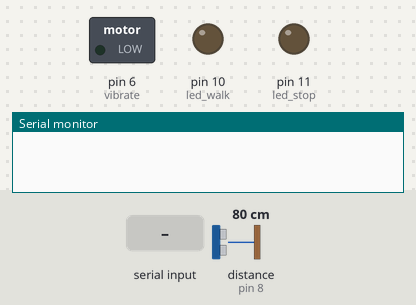
Simulated run of this sketch. Board: Arduino Uno, built with avr-gcc and run on an emulated ATmega328P. On the bench: switched loads named in the sketch (green lamp = pin HIGH), output pins drawn as LEDs (lit = HIGH), the last lines printed to the serial monitor. Wiring (inferred from the names in the program): ultrasonic range finder: trigger pin 7; echo pin 8. Inputs (shaded band) come from the test bench; at power-on: distance to the obstacle (sensor on pin 8) 80 cm. The echo pulse lasts 58.3 µs per cm; pins used as bus, display or sensor lines are not drawn.

Above: at 1.2 s.
1.3 s: "R" received over Serial
At 1.9 s:
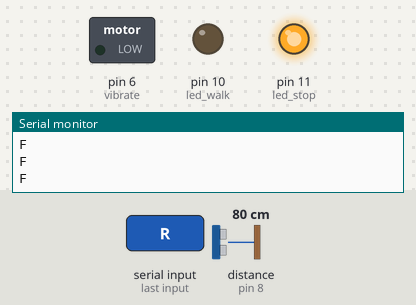
2.8 s: "G" received over Serial
At 4.2 s:
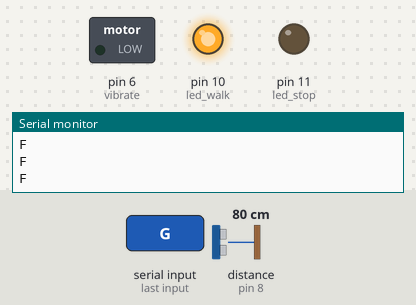
Timing chart, 0 to 5.8 s (numbered marks = the images above; inputs shaded):
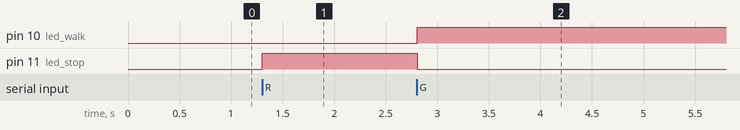

The sketch:

output.ino
```cpp
const int trigPin = 7;
const int echoPin = 8;

int vibrate = 6;
int led_walk = 10;
int led_stop = 11;

//int greenPin = 12;
//int bluePin = 13;

long duration, cm, cm2, cm3, data, lightstatus, phonestatus;

void setup() {
  Serial.begin(9600);
  pinMode(trigPin, OUTPUT);
  pinMode(echoPin, INPUT);

  pinMode(vibrate, OUTPUT);
  pinMode(led_walk, OUTPUT);
  pinMode(led_stop, OUTPUT);

//  pinMode(greenPin, OUTPUT);
//  pinMode(bluePin, OUTPUT);
}

void loop() {
//
//  digitalWrite(vibrate, HIGH);

  digitalWrite(trigPin, LOW);
  delayMicroseconds(5);
  digitalWrite(trigPin, HIGH);
  delayMicroseconds(10);
  digitalWrite(trigPin, LOW);

  duration = pulseIn(echoPin, HIGH);

  cm = (duration / 2) / 29.1;

  if (Serial.available() > 0){
    data = Serial.read();
    if (data == 'R' || data == 'G'){
    lightstatus = data;}
    if (data == 'A' || data =='I'){
    phonestatus = data;}
  }

  if (lightstatus == 'R'){
//    setColor(250,0,0);
    digitalWrite(led_stop, HIGH);
    digitalWrite(led_walk, LOW);
    if (cm <= 60 && phonestatus == 'A'){
      Serial.println('T');
      digitalWrite(vibrate, LOW);}
    else if (cm <= 60 && phonestatus == 'I'){
      digitalWrite(vibrate, HIGH);
      Serial.println('F');
    }
    else{
      Serial.println('F');

      digitalWrite(vibrate, LOW);
    }
  }


  else if (lightstatus == 'G') {
    Serial.println('F');
    digitalWrite(led_walk, HIGH);
    digitalWrite(led_stop, LOW);

      digitalWrite(vibrate, LOW);
//    setColor(0,0,0);
  }
}

//void setColor(int red, int green, int blue){
//  #ifdef COMMON_ANODE
//    red = 255 - red;
//    green = 255 - green;
//    blue = 255 - blue;
//  #endif
//  analogWrite(led_stop, red);
//  analogWrite(greenPin, green);
//  analogWrite(bluePin, blue);
//}
```

Measured:
- after the input at 1.3 s, pin 11 (led_stop): LOW → HIGH at once
- after the input at 2.8 s, pin 10 (led_walk): LOW → HIGH at once; pin 11 (led_stop): HIGH → LOW at once
